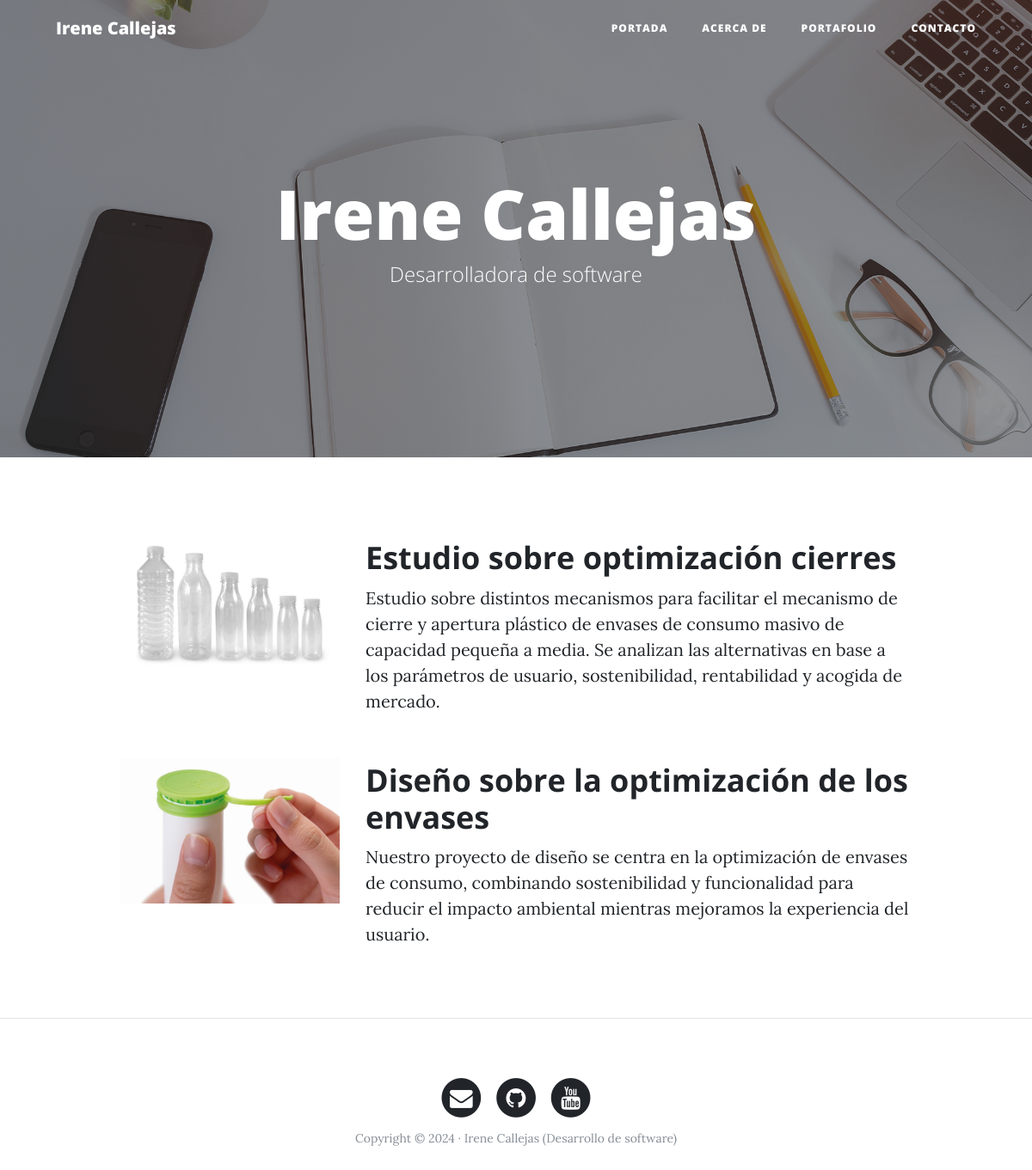
The page /portfolio/ on the database its author committed.
### portfolio/models.py (models this page shows, shortened)
class Project(models.Model):
    title = models.CharField(max_length=200, verbose_name="Título")
    description = models.TextField(verbose_name="Descripción")
    image = models.ImageField(verbose_name="Imagen", upload_to="projects")
    created = models.DateTimeField(auto_now_add=True, verbose_name="Fecha de creación") # Se actualiza solo  en creación de instancia
    updated = models.DateTimeField(auto_now=True, verbose_name="Fecha de actualización") # Se ejecuta cada vez que se actualiza una instancia
    class Meta:
        verbose_name = "proyecto"
        verbose_name_plural = "proyectos"
        ordering= ["-created"]

### portfolio/views.py (the view)
# urls.py: path("portfolio/", portfolio_views.portfolio, name="portfolio"),
def portfolio(request):
    projects = Project.objects.all()
    return render(request, "portfolio/portfolio.html", {'projects':projects} )

### portfolio/templates/portfolio/portfolio.html (shortened to what this page needs)
{% extends 'core/base.html' %}
{% block background  %} {% load static  %}{% static 'core/img/portfolio-bg.jpg' %}{% endblock  %}
{% block headers  %}
 <h1>Irene Callejas</h1>
<span class="subheading">Desarrolladora de software</span>
{% endblock  %}
{% block content %}
{% for project in projects %}
        <div class="row project">
            <div class="col-lg-3 col-md-4 offset-lg-1">
                <img class="img-fluid" src="{{project.image.url}}" alt="">
            </div>
        <div class="col-lg-7 col-md-8">
                <h2 class="section-heading title">{{project.title}}</h2>
            <p>{{project.description}}</p>
            </div>
        </div>
 {% endfor %}
{% endblock %}

### core/templates/core/base.html (shortened to what this page needs)
<!DOCTYPE html>
<html lang="es">
<head>
    {% load static %}
    <link href="{% static 'core/vendor/bootstrap/css/bootstrap.min.css' %}" rel="stylesheet">
    <link href="{% static 'core/vendor/font-awesome/css/font-awesome.min.css' %}" rel="stylesheet" type="text/css">
    <link href="{% static 'core/css/clean-blog.min.css' %}" rel="stylesheet">
</head>
<body>
    <nav class="navbar navbar-expand-lg navbar-light fixed-top" id="mainNav">
        <div class="container">
            <a class="navbar-brand" href="{% url 'home' %}">Irene Callejas</a>
            <div class="collapse navbar-collapse" id="navbarResponsive">
                <ul class="navbar-nav ml-auto">
                    <li class="nav-item">
                        <a class="nav-link" href="{% url 'home' %}">Portada</a>
                    </li>
                    <li class="nav-item">
                        <a class="nav-link" href="{% url 'about' %}">Acerca de</a>
                    </li>
                    <li class="nav-item">
                        <a class="nav-link" href="{% url 'portfolio' %}">Portafolio</a>
                    </li>
                    <li class="nav-item">
                        <a class="nav-link" href="{% url 'contacto' %}">Contacto</a>
                    </li>
                </ul>
            </div>
        </div>
    </nav>
    <header class="masthead" style="background-image: url('{% block background %} {% endblock %}')">
        <div class="overlay"></div>
        <div class="container">
            <div class="row">
                <div class="col-lg-8 col-md-10 mx-auto">
                    <div class="site-heading">
                        {% block  headers %}{% endblock %}
                    </div>
                </div>
            </div>
        </div>
    </header>
    <div class="container">
          {% block content %}{% endblock %}
      </div>
{% if request.path != "/" %} <hr>  {% endif %}
    <footer>
        <div class="container">
            <div class="row">
                <div class="col-lg-8 col-md-10 mx-auto">
                    <ul class="list-inline text-center">
                        <li class="list-inline-item">
                            <a href="#">
                                <span class="fa-stack fa-lg">
                                    <i class="fa fa-circle fa-stack-2x"></i>
                                    <i class="fa fa-envelope fa-stack-1x fa-inverse"></i>
                                </span>
                            </a>
                        </li>
                        <li class="list-inline-item">
                            <a href="#">
                                <span class="fa-stack fa-lg">
                                    <i class="fa fa-circle fa-stack-2x"></i>
                                    <i class="fa fa-github fa-stack-1x fa-inverse"></i>
                                </span>
                            </a>
                        </li>
                        <li class="list-inline-item">
                            <a href="#">
                                <span class="fa-stack fa-lg">
                                    <i class="fa fa-circle fa-stack-2x"></i>
                                    <i class="fa fa-youtube fa-stack-1x fa-inverse"></i>
                                </span>
                            </a>
                        </li>
                    </ul>
                    <p class="copyright text-muted">Copyright &copy; 2024 · Irene Callejas (Desarrollo de software)</p>
                </div>
            </div>
        </div>
    </footer>
</body>
</html>

### rows shown on the page
Project: image (picture), title "Estudio sobre optimización cierres", description "Estudio sobre distintos mecanismos para facilitar el mecanismo de cierre y apertura plástico de envases de consumo masivo de capacidad pequeña a media. Se analizan las alternativas en base a los parámetros de usuario, sostenibilidad, rentabilidad y acogida de mercado."
Project: image (picture), title "Diseño sobre la optimización de los envases", description "Nuestro proyecto de diseño se centra en la optimización de envases de consumo, combinando sostenibilidad y funcionalidad para reducir el impacto ambiental mientras mejoramos la experiencia del usuario."
